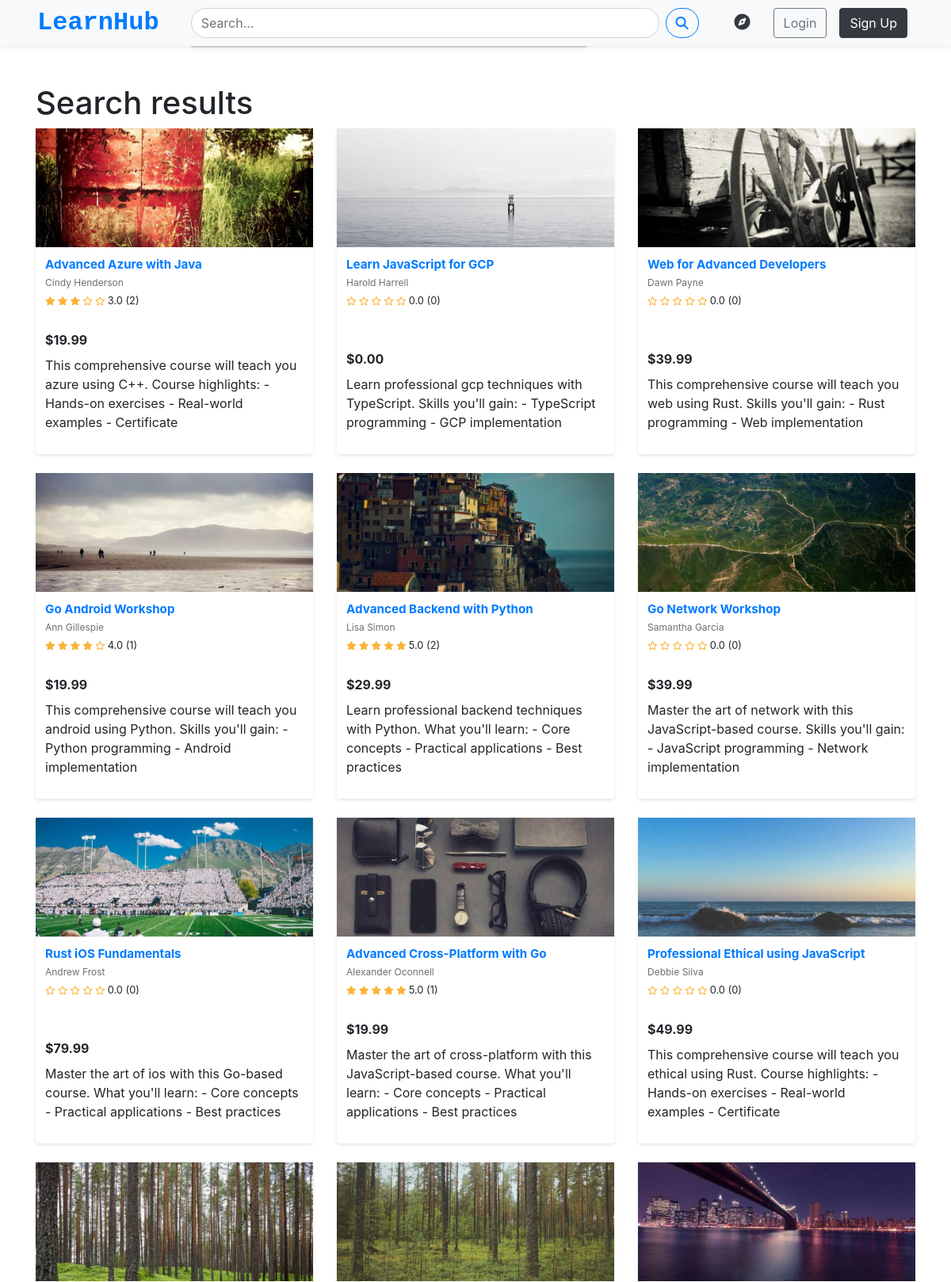
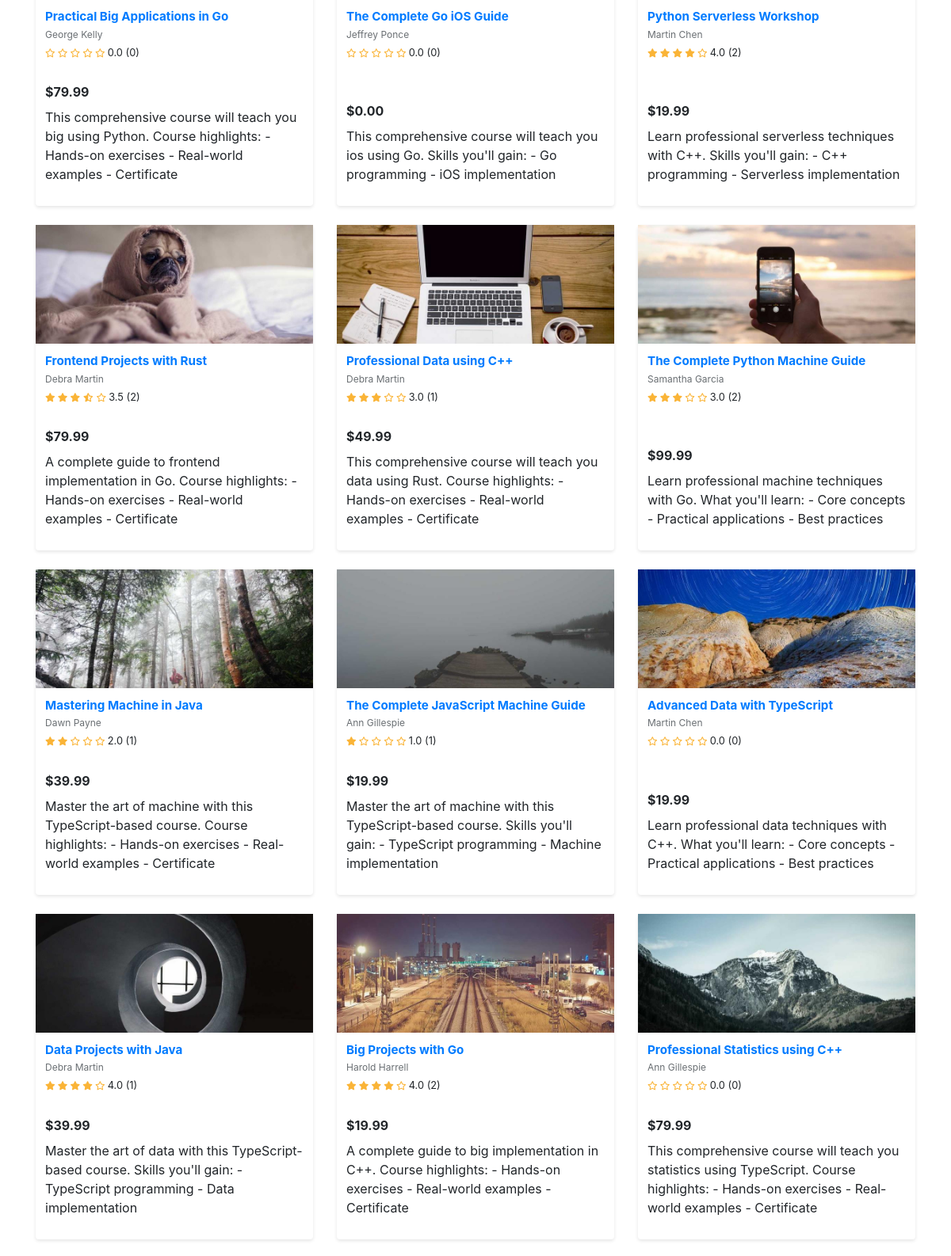
The app's page /users/search/ (upper part) with its own data (2 pictures, top to bottom).
### courses/models.py (models this page shows, shortened)
class Course(models.Model):
    title = models.CharField(max_length=200)
    description = models.TextField()
    category = models.ForeignKey(
        CourseCategory,
        on_delete=models.SET_NULL,
        null=True
    )
    tags = models.ManyToManyField(Tag, blank=True)
    instructor = models.ForeignKey(
        settings.AUTH_USER_MODEL,
        on_delete=models.CASCADE,
        related_name='taught_courses'
    )
    LEVEL_CHOICES = [
        ('BG', 'Beginner'),
        ('IM', 'Intermediate'),
        ('AD', 'Advanced'),
    ]
    price = models.DecimalField(max_digits=10, decimal_places=2)
    is_free = models.BooleanField(default=False)
    created_at = models.DateTimeField(auto_now_add=True)
    updated_at = models.DateTimeField(auto_now=True)
    is_published = models.BooleanField(default=False)
    level = models.CharField(max_length=2, choices=LEVEL_CHOICES, default='BG')
    thumbnail = models.ImageField(upload_to='course_thumbnails/')
    average_rating = models.FloatField(default=0.0)
    rating_count = models.PositiveIntegerField(default=0)

### users/models.py (models this page shows, shortened)
class CustomUser(AbstractUser):
    avatar = models.ImageField(upload_to='avatars/',default='blank_profile.png',blank=True)
    bio = models.TextField(blank=True)
    email = models.EmailField(unique=True)
    username = models.CharField(max_length=30,unique=False,blank=False)
    is_instructor = models.BooleanField(default=False)
    profile_public = models.BooleanField(default=False)
    USERNAME_FIELD = 'email'
    REQUIRED_FIELDS = ['username']
    objects = CustomUserManager()
    facebook_url = models.URLField(blank=True, null=True)
    twitter_url = models.URLField(blank=True, null=True)
    instagram_url = models.URLField(blank=True, null=True)
    linkedin_url = models.URLField(blank=True, null=True)

### users/views.py (the view)
# urls.py: path('search/', views.search_courses, name='search_courses'),
def search_courses(request):
    query = request.GET.get('q', '')
    if query:
        courses = Course.objects.filter(
            Q(title__icontains=query) |
            Q(description__icontains=query) |
            Q(tags__name__icontains=query) |
            Q(instructor__username__icontains=query) |
            Q(instructor__email__icontains=query)
        ).select_related('instructor').prefetch_related('tags').distinct()
        query_lower = query.lower()
        filtered_courses = [
            course for course in courses
            if (query_lower in course.title.lower() or
                query_lower in course.description.lower() or
                any(query_lower in tag.name.lower() for tag in course.tags.all()) or
                query_lower in course.instructor.username.lower() or
                query_lower in course.instructor.email.lower())
        ]
    else:
        filtered_courses = Course.objects.all().select_related('instructor').prefetch_related('tags')
    context = {
        'courses': filtered_courses,
        'query': query,
    }
    return render(request, 'search_results.html', context)

### courses/templatetags/course_extras.py (called while the page is built)
@register.filter
def show_stars(value):
    full_stars = int(value)
    half_star = (value - full_stars) >= 0.3
    empty_stars = 5 - full_stars - (1 if half_star else 0)
    stars = []
    stars.extend(['fas fa-star'] * full_stars)
    if half_star:
        stars.append('fas fa-star-half-alt')
    stars.extend(['far fa-star'] * empty_stars)
    return stars

### templates/search_results.html (shortened to what this page needs)
{% extends "base.html" %}
{% load static %}
{% load course_extras %}
{% block content %}
<link rel="stylesheet" href="{% static 'css/course_list.css' %}">
<div class="d-flex flex-column min-vh-100">
<div class="container flex-grow-1 my-5">
    <h1>Search results</h1>
    {% if courses %}
        <div class="row">
            {% for course in courses %}
            <div class="col-md-6 col-lg-4 mb-4">
                <div class="card course-card h-100">
                    {% if course.thumbnail %}
                    <div class="course-card-img-container">
                        <a href="{% url 'course_detail' course.id %}">
                            <img src="{{ course.thumbnail.url }}" class="course-card-img" alt="{{ course.title }}">
                        </a>
                    </div>
                    {% else %}
                    <div class="course-card-img-container">
                        <a href="{% url 'course_detail' course.id %}">
                            <img src="{% static 'images/fallback.jpg' %}" class="course-card-img" alt="Fallback Image">
                        </a>
                    </div>
                    {% endif %}
                    <div class="course-card-body">
                        <h5 class="course-title">
                            <a href="{% url 'course_detail' course.id %}">{{ course.title }}</a>
                        </h5>
                        <p class="course-instructor">{{ course.instructor.get_full_name }}</p>
                        <div class="course-rating">
                            <span class="rating-stars">
                                {% for star_class in course.average_rating|show_stars %}
                                    <i class="{{ star_class }}"></i>
                                {% endfor %}
                            </span>
                            <span>{{ course.average_rating|default:"0.0"|floatformat:1 }} ({{ course.rating_count|default:0 }})</span>
                        </div>
                        <div class="course-price d-flex justify-content-between align-items-center">
                            <div>
                                <span class="current-price">${{ course.price }}</span>
                            </div>
                        </div>
                        <p class="course-description mt-2">{{ course.description }}</p>
                    </div>
                </div>
            </div>
            {% empty %}
            <div class="col-12">
                <div class="alert alert-info">No relevant courses found</div>
            </div>
            {% endfor %}
        </div>
    {% else %}
        <div class="alert alert-info">No relevant courses found</div>
    {% endif %}
</div>
{% endblock %}

### static/css/style.css (style rules this page uses)
body { box-sizing: border-box; margin: 0; padding: 0; }

### static/css/course_list.css (style rules this page uses)
.course-card { transition: transform 0.2s; margin-bottom: 20px; height: 100%; display: flex; flex-direction: column; border: none; box-shadow: 0 2px 4px rgba(0,0,0,0.1); }
.course-card-img-container { height: 150px; overflow: hidden; }
.course-card-img { width: 100%; height: 100%; object-fit: cover; }
.course-card-body { padding: 12px; flex-grow: 1; display: flex; flex-direction: column; }
.course-title { font-size: 0.95rem; font-weight: 700; line-height: 1.3; margin-bottom: 4px; display: -webkit-box; -webkit-line-clamp: 2; -webkit-box-orient: vertical; overflow: hidden; }
.course-instructor { font-size: 0.75rem; color: #6a6f73; margin-bottom: 4px; }
.course-rating { font-size: 0.8rem; margin-bottom: 8px; }
.rating-stars { color: #fab437; font-size: 0.7rem; }
.course-price { margin-top: auto; }
.current-price { font-size: 1rem; font-weight: 700; }

### records on screen
Course: thumbnail (picture), title "Advanced Azure with Java", instructor.get_full_name "Cindy Henderson", average_rating "3.0", rating_count "2", price "19.99", description "This comprehensive course will teach you azure using C++. Course highlights: - Hands-on exercises - Real-world examples - Certificate"
Course: thumbnail (picture), title "Learn JavaScript for GCP", instructor.get_full_name "Harold Harrell", average_rating "0.0", rating_count "0", price "0.00", description "Learn professional gcp techniques with TypeScript. Skills you'll gain: - TypeScript programming - GCP implementation"
Course: thumbnail (picture), title "Web for Advanced Developers", instructor.get_full_name "Dawn Payne", average_rating "0.0", rating_count "0", price "39.99", description "This comprehensive course will teach you web using Rust. Skills you'll gain: - Rust programming - Web implementation"
Course: thumbnail (picture), title "Go Android Workshop", instructor.get_full_name "Ann Gillespie", average_rating "4.0", rating_count "1", price "19.99", description "This comprehensive course will teach you android using Python. Skills you'll gain: - Python programming - Android implementation"
Course: thumbnail (picture), title "Advanced Backend with Python", instructor.get_full_name "Lisa Simon", average_rating "5.0", rating_count "2", price "29.99", description "Learn professional backend techniques with Python. What you'll learn: - Core concepts - Practical applications - Best practices"
Course: thumbnail (picture), title "Go Network Workshop", instructor.get_full_name "Samantha Garcia", average_rating "0.0", rating_count "0", price "39.99", description "Master the art of network with this JavaScript-based course. Skills you'll gain: - JavaScript programming - Network implementation"
Course: thumbnail (picture), title "Rust iOS Fundamentals", instructor.get_full_name "Andrew Frost", average_rating "0.0", rating_count "0", price "79.99", description "Master the art of ios with this Go-based course. What you'll learn: - Core concepts - Practical applications - Best practices"
Course: thumbnail (picture), title "Advanced Cross-Platform with Go", instructor.get_full_name "Alexander Oconnell", average_rating "5.0", rating_count "1", price "19.99", description "Master the art of cross-platform with this JavaScript-based course. What you'll learn: - Core concepts - Practical applications - Best practices"
Course: thumbnail (picture), title "Professional Ethical using JavaScript", instructor.get_full_name "Debbie Silva", average_rating "0.0", rating_count "0", price "49.99", description "This comprehensive course will teach you ethical using Rust. Course highlights: - Hands-on exercises - Real-world examples - Certificate"
Course: thumbnail (picture), title "Practical Big Applications in Go", instructor.get_full_name "George Kelly", average_rating "0.0", rating_count "0", price "79.99", description "This comprehensive course will teach you big using Python. Course highlights: - Hands-on exercises - Real-world examples - Certificate"
Course: thumbnail (picture), title "The Complete Go iOS Guide", instructor.get_full_name "Jeffrey Ponce", average_rating "0.0", rating_count "0", price "0.00", description "This comprehensive course will teach you ios using Go. Skills you'll gain: - Go programming - iOS implementation"
Course: thumbnail (picture), title "Python Serverless Workshop", instructor.get_full_name "Martin Chen", average_rating "4.0", rating_count "2", price "19.99", description "Learn professional serverless techniques with C++. Skills you'll gain: - C++ programming - Serverless implementation"
Course: thumbnail (picture), title "Frontend Projects with Rust", instructor.get_full_name "Debra Martin", average_rating "3.5", rating_count "2", price "79.99", description "A complete guide to frontend implementation in Go. Course highlights: - Hands-on exercises - Real-world examples - Certificate"
Course: thumbnail (picture), title "Professional Data using C++", instructor.get_full_name "Debra Martin", average_rating "3.0", rating_count "1", price "49.99", description "This comprehensive course will teach you data using Rust. Course highlights: - Hands-on exercises - Real-world examples - Certificate"
Course: thumbnail (picture), title "The Complete Python Machine Guide", instructor.get_full_name "Samantha Garcia", average_rating "3.0", rating_count "2", price "99.99", description "Learn professional machine techniques with Go. What you'll learn: - Core concepts - Practical applications - Best practices"
Course: thumbnail (picture), title "Mastering Machine in Java", instructor.get_full_name "Dawn Payne", average_rating "2.0", rating_count "1", price "39.99", description "Master the art of machine with this TypeScript-based course. Course highlights: - Hands-on exercises - Real-world examples - Certificate"
Course: thumbnail (picture), title "The Complete JavaScript Machine Guide", instructor.get_full_name "Ann Gillespie", average_rating "1.0", rating_count "1", price "19.99", description "Master the art of machine with this TypeScript-based course. Skills you'll gain: - TypeScript programming - Machine implementation"
Course: thumbnail (picture), title "Advanced Data with TypeScript", instructor.get_full_name "Martin Chen", average_rating "0.0", rating_count "0", price "19.99", description "Learn professional data techniques with C++. What you'll learn: - Core concepts - Practical applications - Best practices"
Course: thumbnail (picture), title "Data Projects with Java", instructor.get_full_name "Debra Martin", average_rating "4.0", rating_count "1", price "39.99", description "Master the art of data with this TypeScript-based course. Skills you'll gain: - TypeScript programming - Data implementation"
Course: thumbnail (picture), title "Big Projects with Go", instructor.get_full_name "Harold Harrell", average_rating "4.0", rating_count "2", price "19.99", description "A complete guide to big implementation in C++. Course highlights: - Hands-on exercises - Real-world examples - Certificate"
Course: thumbnail (picture), title "Professional Statistics using C++", instructor.get_full_name "Ann Gillespie", average_rating "0.0", rating_count "0", price "79.99", description "This comprehensive course will teach you statistics using TypeScript. Course highlights: - Hands-on exercises - Real-world examples - Certificate"
